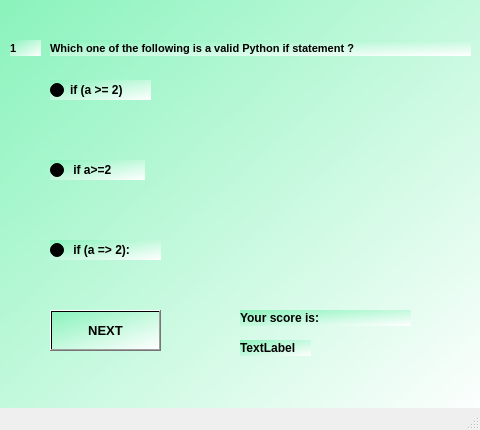
<?xml version="1.0" encoding="UTF-8"?>
<ui version="4.0">
 <class>MainWindow10</class>
 <widget class="QMainWindow" name="MainWindow10">
  <property name="geometry">
   <rect>
    <x>0</x>
    <y>0</y>
    <width>480</width>
    <height>430</height>
   </rect>
  </property>
  <property name="windowTitle">
   <string>MainWindow</string>
  </property>
  <widget class="QWidget" name="centralwidget">
   <widget class="QWidget" name="widget" native="true">
    <property name="geometry">
     <rect>
      <x>0</x>
      <y>0</y>
      <width>480</width>
      <height>430</height>
     </rect>
    </property>
    <property name="styleSheet">
     <string notr="true">background-color:qlineargradient(spread:pad, x1:0, y1:0, x2:1, y2:1, stop:0 rgba(138, 243, 188, 255), stop:1 rgba(255, 255, 255, 255))</string>
    </property>
    <widget class="QLabel" name="label">
     <property name="geometry">
      <rect>
       <x>10</x>
       <y>40</y>
       <width>31</width>
       <height>16</height>
      </rect>
     </property>
     <property name="font">
      <font>
       <pointsize>8</pointsize>
       <weight>75</weight>
       <bold>true</bold>
      </font>
     </property>
     <property name="text">
      <string>1</string>
     </property>
    </widget>
    <widget class="QLabel" name="label_2">
     <property name="geometry">
      <rect>
       <x>50</x>
       <y>40</y>
       <width>421</width>
       <height>16</height>
      </rect>
     </property>
     <property name="font">
      <font>
       <pointsize>8</pointsize>
       <weight>75</weight>
       <bold>true</bold>
      </font>
     </property>
     <property name="text">
      <string>Which one of the following is a valid Python if statement ?</string>
     </property>
    </widget>
    <widget class="QRadioButton" name="radioButton">
     <property name="geometry">
      <rect>
       <x>50</x>
       <y>80</y>
       <width>101</width>
       <height>20</height>
      </rect>
     </property>
     <property name="font">
      <font>
       <weight>75</weight>
       <bold>true</bold>
      </font>
     </property>
     <property name="text">
      <string>if (a &gt;= 2)</string>
     </property>
    </widget>
    <widget class="QRadioButton" name="radioButton_2">
     <property name="geometry">
      <rect>
       <x>50</x>
       <y>160</y>
       <width>95</width>
       <height>20</height>
      </rect>
     </property>
     <property name="font">
      <font>
       <weight>75</weight>
       <bold>true</bold>
      </font>
     </property>
     <property name="text">
      <string> if a&gt;=2</string>
     </property>
    </widget>
    <widget class="QRadioButton" name="radioButton_3">
     <property name="geometry">
      <rect>
       <x>50</x>
       <y>240</y>
       <width>111</width>
       <height>20</height>
      </rect>
     </property>
     <property name="font">
      <font>
       <weight>75</weight>
       <bold>true</bold>
      </font>
     </property>
     <property name="text">
      <string> if (a =&gt; 2):</string>
     </property>
    </widget>
    <widget class="QPushButton" name="NEXT">
     <property name="geometry">
      <rect>
       <x>50</x>
       <y>310</y>
       <width>111</width>
       <height>41</height>
      </rect>
     </property>
     <property name="font">
      <font>
       <pointsize>10</pointsize>
       <weight>75</weight>
       <bold>true</bold>
      </font>
     </property>
     <property name="text">
      <string>NEXT</string>
     </property>
    </widget>
    <widget class="QLabel" name="label_3">
     <property name="geometry">
      <rect>
       <x>240</x>
       <y>310</y>
       <width>171</width>
       <height>16</height>
      </rect>
     </property>
     <property name="font">
      <font>
       <weight>75</weight>
       <bold>true</bold>
      </font>
     </property>
     <property name="text">
      <string>Your score is:</string>
     </property>
    </widget>
    <widget class="QLabel" name="label_4">
     <property name="geometry">
      <rect>
       <x>240</x>
       <y>340</y>
       <width>71</width>
       <height>16</height>
      </rect>
     </property>
     <property name="font">
      <font>
       <weight>75</weight>
       <bold>true</bold>
      </font>
     </property>
     <property name="text">
      <string>TextLabel</string>
     </property>
    </widget>
   </widget>
  </widget>
  <widget class="QMenuBar" name="menubar">
   <property name="geometry">
    <rect>
     <x>0</x>
     <y>0</y>
     <width>480</width>
     <height>26</height>
    </rect>
   </property>
  </widget>
  <widget class="QStatusBar" name="statusbar"/>
 </widget>
 <resources/>
 <connections/>
</ui>
